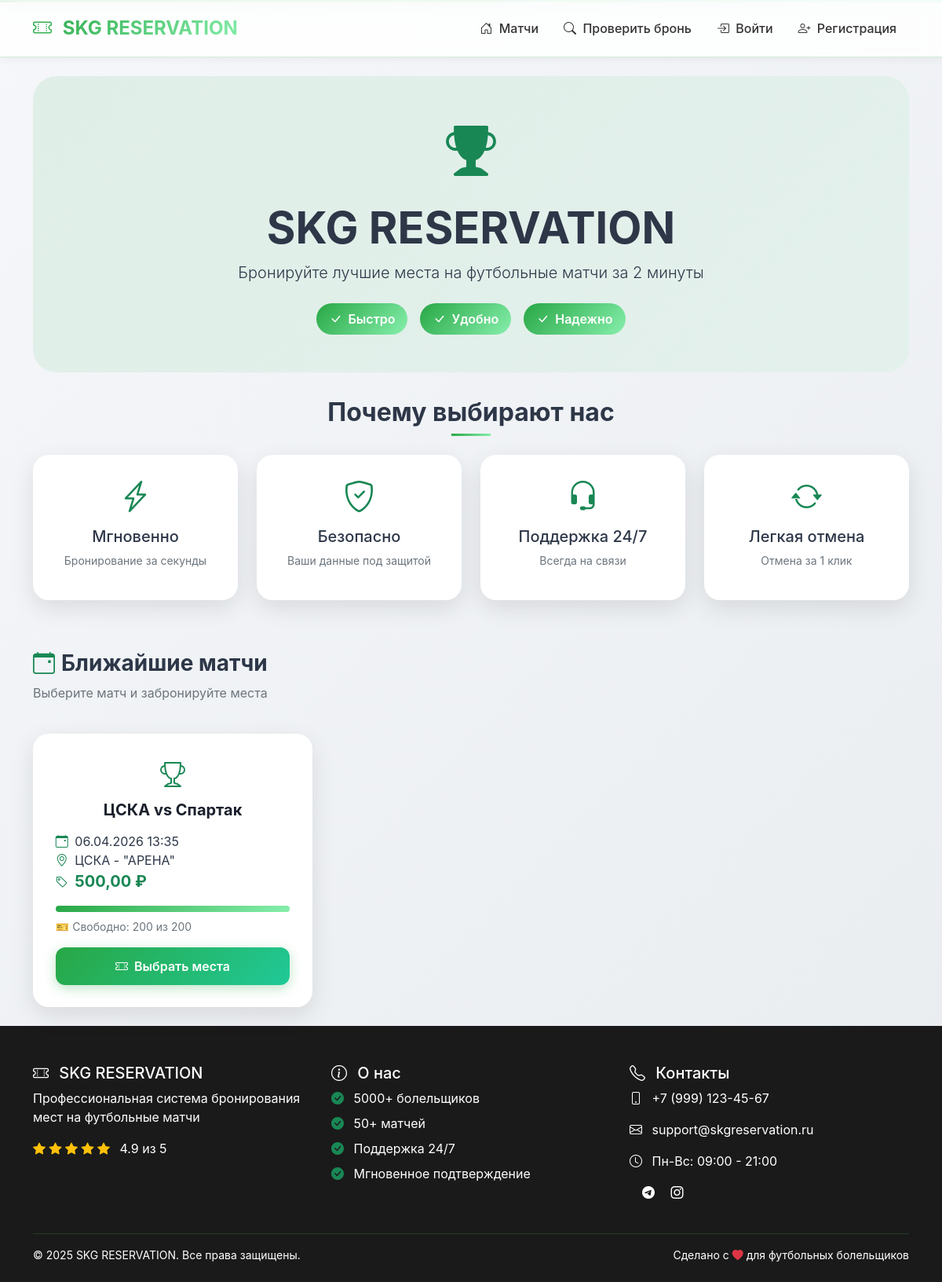
The page / on the database its author committed.
### bookings/models.py (models this page shows, shortened)
class Match(models.Model):
    home_team = models.CharField('Хозяева', max_length=100)
    away_team = models.CharField('Гости', max_length=100)
    match_date = models.DateTimeField('Дата и время')
    stadium = models.ForeignKey(Stadium, on_delete=models.CASCADE, verbose_name='Стадион')
    price = models.DecimalField('Цена', max_digits=10, decimal_places=2, default=500)
    is_active = models.BooleanField('Активен', default=True)
    created_at = models.DateTimeField('Создан', auto_now_add=True)
    @property
    def available_seats_count(self):
        booked = Booking.objects.filter(match=self, status='confirmed').count()
        return self.stadium.total_seats - booked
    class Meta:
        verbose_name = 'Матч'
        verbose_name_plural = 'Матчи'
        ordering = ['match_date']

class Stadium(models.Model):
    name = models.CharField('Название', max_length=200)
    address = models.TextField('Адрес')
    total_seats = models.IntegerField('Всего мест')
    rows = models.IntegerField('Ряды', default=10)
    seats_per_row = models.IntegerField('Мест в ряду', default=20)
    class Meta:
        verbose_name = 'Стадион'
        verbose_name_plural = 'Стадионы'

### bookings/views.py (the view)
# urls.py: path('', views.index, name='index'),
def index(request):
    upcoming_matches = Match.objects.filter(
        match_date__gte=timezone.now(),
        is_active=True
    ).order_by('match_date')
    past_matches = Match.objects.filter(
        match_date__lt=timezone.now()
    ).order_by('-match_date')[:5]
    return render(request, 'bookings/index.html', {
        'upcoming_matches': upcoming_matches,
        'past_matches': past_matches,
    })

### bookings/context_processors.py (called while the page is built)
def current_datetime(request):
    return {'now': timezone.now()}

### bookings/templates/bookings/index.html (shortened to what this page needs)
{% extends 'bookings/base.html' %}
{% block content %}
<div class="hero">
    <i class="bi bi-trophy-fill text-success" style="font-size: 4rem;"></i>
    <h1 class="display-4 fw-bold mt-3">SKG RESERVATION</h1>
    <p class="lead">Бронируйте лучшие места на футбольные матчи за 2 минуты</p>
    <div class="d-flex justify-content-center gap-3 mt-4">
        <span class="badge-custom"><i class="bi bi-check-lg me-1"></i> Быстро</span>
        <span class="badge-custom"><i class="bi bi-check-lg me-1"></i> Удобно</span>
        <span class="badge-custom"><i class="bi bi-check-lg me-1"></i> Надежно</span>
    </div>
</div>
<div class="row mb-5">
    <div class="col-12 text-center mb-4">
        <h2 class="fw-bold">Почему выбирают нас</h2>
        <div class="mx-auto" style="width: 50px; height: 3px; background: linear-gradient(135deg, #28a745, #86efac);"></div>
    </div>
    <div class="col-md-3 mb-3">
        <div class="stat-card">
            <i class="bi bi-lightning-charge text-success" style="font-size: 2.5rem;"></i>
            <h5 class="mt-2">Мгновенно</h5>
            <p class="small text-muted">Бронирование за секунды</p>
        </div>
    </div>
    <div class="col-md-3 mb-3">
        <div class="stat-card">
            <i class="bi bi-shield-check text-success" style="font-size: 2.5rem;"></i>
            <h5 class="mt-2">Безопасно</h5>
            <p class="small text-muted">Ваши данные под защитой</p>
        </div>
    </div>
    <div class="col-md-3 mb-3">
        <div class="stat-card">
            <i class="bi bi-headset text-success" style="font-size: 2.5rem;"></i>
            <h5 class="mt-2">Поддержка 24/7</h5>
            <p class="small text-muted">Всегда на связи</p>
        </div>
    </div>
    <div class="col-md-3 mb-3">
        <div class="stat-card">
            <i class="bi bi-arrow-repeat text-success" style="font-size: 2.5rem;"></i>
            <h5 class="mt-2">Легкая отмена</h5>
            <p class="small text-muted">Отмена за 1 клик</p>
        </div>
    </div>
</div>
{% if upcoming_matches %}
<div class="row">
    <div class="col-12 mb-4">
        <h3 class="fw-bold"><i class="bi bi-calendar-event text-success me-2"></i>Ближайшие матчи</h3>
        <p class="text-muted">Выберите матч и забронируйте места</p>
    </div>
    {% for match in upcoming_matches %}
    <div class="col-md-4 mb-4">
        <div class="card h-100">
            <div class="card-body">
                <div class="text-center mb-3">
                    <i class="bi bi-trophy text-success" style="font-size: 2rem;"></i>
                    <h5 class="card-title mt-2 fw-bold">{{ match.home_team }} vs {{ match.away_team }}</h5>
                </div>
                <p class="card-text">
                    <i class="bi bi-calendar-event text-success me-1"></i> {{ match.match_date|date:"d.m.Y H:i" }}<br>
                    <i class="bi bi-geo-alt text-success me-1"></i> {{ match.stadium.name }}<br>
                    <i class="bi bi-tag text-success me-1"></i> <strong class="fs-5 text-success">{{ match.price }} ₽</strong>
                </p>
                <div class="progress mb-2" style="height: 8px;">
                    <div class="progress-bar" role="progressbar" style="width: {{ match.available_seats_count }}%;"></div>
                </div>
                <p class="small text-muted mb-3">🎫 Свободно: {{ match.available_seats_count }} из {{ match.stadium.total_seats }}</p>
                <a href="{% url 'match_detail' match.id %}" class="btn btn-success w-100">
                    <i class="bi bi-ticket-perforated me-1"></i> Выбрать места
                </a>
            </div>
        </div>
    </div>
    {% endfor %}
</div>
{% else %}
<div class="alert alert-info text-center">
    <i class="bi bi-info-circle me-2"></i> Пока нет запланированных матчей
</div>
{% endif %}
{% endblock %}

### static/css/style.css (style rules this page uses)
:root { --primary: #28a745; --primary-dark: #218838; --primary-light: #86efac; --dark: #1a1a1a; --gray: #6c757d; --light: #f8f9fa; --gradient: linear-gradient(135deg, #28a745 0%, #86efac 100%); --shadow: 0 10px 30px rgba(0, 0, 0, 0.1); --shadow-hover: 0 20px 40px rgba(0, 0, 0, 0.15); --transition: all 0.3s cubic-bezier(0.4, 0, 0.2, 1); }
* { margin: 0; padding: 0; box-sizing: border-box; }
html, body { height: 100%; scroll-behavior: smooth; }
body { font-family: 'Inter', -apple-system, BlinkMacSystemFont, 'Segoe UI', Roboto, sans-serif; background: linear-gradient(135deg, #f5f7fa 0%, #e9ecef 100%); color: #2d3748; display: flex; flex-direction: column; min-height: 100vh; }
.card { background: white; border: none; border-radius: 20px; transition: var(--transition); overflow: hidden; position: relative; box-shadow: var(--shadow); }
.card::before { content: ''; position: absolute; top: 0; left: 0; right: 0; height: 4px; background: var(--gradient); transform: translateY(-100%); transition: var(--transition); }
.card-body { padding: 1.8rem; }
.card-title { font-weight: 700; color: #1a202c; }
.btn { border: none; border-radius: 12px; padding: 12px 28px; font-weight: 600; transition: all 0.3s cubic-bezier(0.4, 0, 0.2, 1); position: relative; overflow: hidden; z-index: 1; }
.btn-success { background: linear-gradient(135deg, #28a745, #20c997); color: white; box-shadow: 0 4px 15px rgba(40, 167, 69, 0.3); }
.btn::after { content: ''; position: absolute; top: 50%; left: 50%; width: 0; height: 0; border-radius: 50%; background: rgba(255, 255, 255, 0.5); transform: translate(-50%, -50%); transition: width 0.4s, height 0.4s; z-index: -1; }
.btn i { margin-right: 8px; transition: transform 0.2s ease; }
.progress { border-radius: 10px; background: #e9ecef; overflow: hidden; }
.progress-bar { background: var(--gradient); transition: width 1s ease; }
.hero { background: linear-gradient(135deg, rgba(40, 167, 69, 0.1), rgba(134, 239, 172, 0.1)); border-radius: 30px; padding: 3rem; text-align: center; margin-bottom: 2rem; }
.badge-custom { background: var(--gradient); padding: 8px 16px; border-radius: 50px; font-weight: 600; color: white; }
.stat-card { background: white; border-radius: 20px; padding: 1.5rem; text-align: center; transition: var(--transition); box-shadow: var(--shadow); }

### bookings/templates/bookings/base.html (style rules this page uses)
html, body { height: 100%; margin: 0; padding: 0; }
body { display: flex; flex-direction: column; min-height: 100vh; }

### rows shown on the page
Match: home_team "ЦСКА", away_team "Спартак", match_date "06.04.2026 13:35", stadium.name "ЦСКА - \"АРЕНА\"", price "500,00", available_seats_count "200", stadium.total_seats "200"
